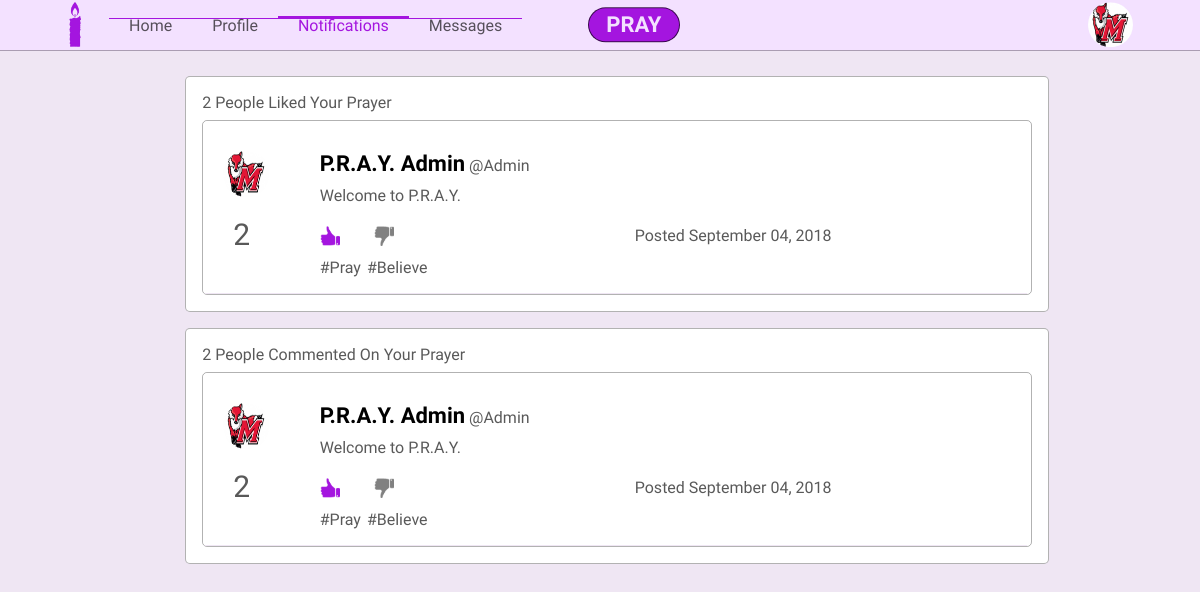
Screenshot of /notifications.php (signed in) with the database file from the repository.
### tables this page shows
CREATE TABLE Users(
    userid INT(10) PRIMARY KEY AUTO_INCREMENT,
    fname VARCHAR(20),
    lname VARCHAR(20),
    username VARCHAR(12),
    user_password VARCHAR(15),
    bio TEXT,
    zipCode INT(10),
    Primary_religion INT(10),
    theme VARCHAR(20) DEFAULT 'LIGHT',
    email VARCHAR(30),
    phone_number VARCHAR(15),
    pPicture VARCHAR(20),
    bPicture VARCHAR(20),
    securityquest VARCHAR(100),
    securityAnswer VARCHAR(20),
    dateLastMaint DATETIME DEFAULT CURRENT_TIMESTAMP,
    dateAdded DATETIME DEFAULT CURRENT_TIMESTAMP,
    CONSTRAINT FK_Users_Religions FOREIGN KEY (Primary_religion) REFERENCES Religions (relid)
);

CREATE TABLE Prayers(
    prayid INT(10) PRIMARY KEY AUTO_INCREMENT,
    userid INT(10),
    content VARCHAR(140),
    descript TEXT,
    pray_status INT(1),
    exclusive INT(1),
    post_date DATETIME,
    img VARCHAR(15),
    dateLastMaint DATETIME DEFAULT CURRENT_TIMESTAMP,
    dateAdded DATETIME DEFAULT CURRENT_TIMESTAMP,
    CONSTRAINT FK_Users_Prayer FOREIGN KEY (userid) REFERENCES Users (userid)
);

CREATE TABLE Tags(
    tagid INT(10) PRIMARY KEY AUTO_INCREMENT,
    tag_name VARCHAR(14),
    dateLastMaint DATETIME DEFAULT CURRENT_TIMESTAMP,
    dateAdded DATETIME DEFAULT CURRENT_TIMESTAMP
);

### config/functions.php (called while the page is built, shortened)
<?php
    function formatDate($date){
        $currentDate = new DateTime(null, new DateTimeZone('America/New_York'));
        $currentTime = $currentDate->format('Y-m-d H:i:s');
        switch (substr($date,5,2)) {
            case "09":
                $month = "September";
                break;
        }
        $formattedDate = $month." ".substr($date,8,2).", ".substr($date,0,4);
        return $formattedDate;
    }
    function getRoot(){
        $root = ROOT_DIR;
        $root = str_replace("\\", "/", $root);
        $root = str_replace('/config', '',$root);
        $pageroot = getcwd() ."/";
        $pageroot = str_replace("\\", "/", $pageroot);
        $root = str_replace($root."/", '' , $pageroot);
        $root = preg_replace("#(/.*?).*?(/)#", '/../', "/".$root);
        $root = substr($root, 1);
        return $root;
    }
    function prayerScore($prayid, $db){
        $score = 0;
        $queryLikes = "SELECT count(likes.isLike) as likes FROM likes WHERE isLike = 1 AND prayid = '$prayid'";
        $resultLikes = $db->fetchQuery($queryLikes);
        $queryDislikes = "SELECT count(likes.isLike) as dislikes FROM likes WHERE isLike = 0 AND prayid = '$prayid'";
        $resultDislikes = $db->fetchQuery($queryDislikes);
        if($resultLikes && $resultDislikes){
            $score = $resultLikes[0]['likes'] - $resultDislikes[0]['dislikes'];
            return $score;
        } else{
            return $score;
        }
    }
?>

### Database/mydb.php (called while the page is built, shortened)
<?php
Class mydb {
    protected $conn;
    Public function __construct($con){
        $this->conn = $con;
    }
    function FetchQuery($query){
        $arrayresult = [];
        if($queryresult = mysqli_query($this->conn, $query)){
            while ($row = mysqli_fetch_assoc($queryresult)){
                $arrayresult[] = $row;
            }
            return $arrayresult;
        }else{
            echo"</br></br></br>";
            die(mysqli_error($this->conn) ."</br>".$query);
        }
    }
}
?>

### config/permissions.php (called while the page is built, shortened)
<?php
    $id =  isset($id) ? $id : $_SESSION['userId'];
    $usersettings = isLoggedIn($id, $db);
    function isLoggedIn($id, $db){
        $SETTINGS['username'] = '';
        $SETTINGS['firstname'] = '';
        $SETTINGS['lastname'] = '';
        $SETTINGS['password'] = '';
        if($_SESSION['userId'] != ''){
            checkPReligion($id, $db);
            return $SETTINGS;
        }
    }
    function checkPReligion($id, $db){
        $query = "SELECT u.primary_religion
                  FROM Users u
                  WHERE u.userid = $id";
        $result = $db->fetchQuery($query);
        $page = basename($_SERVER['REQUEST_URI']);
        if($page != 'newAccount-religion.php' && $page != 'core.php'){
            if($result[0]['primary_religion'] == null){
                header('Location:newAccount-religion.php');
            } else{
                return true;
            }
        }
        return true;
    }
?>

### config/ApplicationTop.php (called while the page is built, shortened)
<?php
    include 'dbconfig.php';
    include 'functions.php';
    include getRoot().'config/permissions.php';
    include getRoot().'Classes/createheader.php';
    include getRoot().'Classes/createFooter.php';
?>

### Classes/prayers.php (the view, shortened to what this page needs)
<?php
    class PrayerCreator{
        protected $db;
        protected $userid;
        protected $likepic;
        protected $dislikepic;
        protected $likeclass;
        protected $dislikeclass;
        Public function __construct($db, $userid, $comments = null){
            $this->db = $db;
            $this->userid = $userid;
        }
        function checkLike($prayid){
            $this->likepic = getRoot()."images/icons/thumbs-up-grey.png";
            $this->dislikepic = getRoot()."images/icons/thumbs-down-grey.png";
            $this->likeclass = "";
            $this->dislikeclass = "";
            $checkquery = "SELECT *
                           FROM LIKES
                           WHERE prayid = '$prayid'
                           AND userid = '$this->userid'";
            $check = $this->db->fetchQuery($checkquery);
            if($check){
                if($check[0]['isLike'] == 0){
                    $this->dislikepic = getRoot()."images/icons/thumbs-down-purple.png";
                    $this->dislikeclass = "up-down-active";
                }else{
                    $this->likepic = getRoot()."images/icons/thumbs-up-purple.png";
                    $this->likeclass = "up-down-active";
                }
            }
        }
        function getTags($prayid){
            $tagquery = "SELECT t.tag_name
                         FROM Prayer_tags pt, tags t
                         WHERE prayid = $prayid
                         AND t.tagid = pt.tagid";
            $tags = $this->db->fetchQuery($tagquery);
            return $tags;
        }
        function showPrayer($i){
            $likeurl = "`php/addLike.php`";
            $likedata = "{prayid : ".$i['prayid']."}";
            $dislikeurl = "`php/addDislike.php`";
            $dislikedata = "{prayid : ".$i['prayid']."}";
            $tags = $this->getTags($i['prayid']);
            echo "
            <div class='feed-container'>
                <div class='feed-box'>
                    <div class='feed-profile-img-box'>
                        <img class='feed-profile-img 'src='images/Users/".$i['userid']."/Profile/".$i['pPicture']."'>
                        <p class='prayer-score' id='score--".$i['prayid']."'>".prayerScore($i['prayid'], $this->db)."</p>
                    </div>
                    <div class='feed-content-box'>
                        <ul class='feed-content-header'>
                        <li class='feed-content-name'>
                            <a class='feed-profile-link' href='profile.php?id=".$i['userid']."'>
                                <p class='feed-profile-name'>".$i['fname']." ".$i['lname']."</p>
                                <p class='feed-profile-username'>@".$i['username']."</p>
                            </a>
                        </li>";
                        echo
                        "</ul>
                        <p class='feed-content'>".$i['content']."</p>
                        ";
                        echo"
                        <ul class='feed-interact-menu'>
                            <li class='feed-like ".$this->likeclass."' onclick='addLike(".$likeurl.", ".$likedata.", ".$i['prayid'].")' id='like--".$i['prayid']."' >
                            <img id='like-pic--".$i['prayid']."' src='".$this->likepic."' width='20px' height='20px'>
                            </li>
                            <li class='feed-downvote ".$this->dislikeclass."' onclick='addDislike(".$dislikeurl.", ".$dislikedata.", ".$i['prayid'].")' id='dislike--".$i['prayid']."'>
                            <img id='dislike-pic--".$i['prayid']."' src='".$this->dislikepic."' width='20px' height='20px'>
                            </li>
                            <li class='prayer-date'>
                            <p>Posted ". formatDate($i['dateLastMaint']) ."</p>
                            </li>
                        </ul>
                        <ul class='prayer-tags-menu'>";
                            foreach($tags as $t){
                                echo "<li class='prayer-tag'>#".$t['tag_name']."</li>";
                            }
                        echo"
                        </ul>
                    </div>
                </div>
                ";
        }
    }
?>

### Classes/createheader.php (shortened to what this page needs)
<?php
    class Header{
        protected $db;
        protected $menus;
        protected $loggedIn;
        protected $userid;
        protected $title;
        protected $css;
        protected $profpic;
        Public function __construct($db,$menus,$title,$css){
            $this->db = $db;
            $this->menus = $menus;
            $this->title = $title;
            $this->css = $css;
        }
        function showUserMenu($id, $bool = 1){
            $this->loggedIn = $bool;
            $this->userid = $id;
            $this->getUserInfo();
        }
        function displayHeader(){
            $this->createTitle();
            echo "
                  <section class='header'>
                  <div class='header-box'>
                  <ul class='logo-box'>
                      <li class='logo-li'>
                          <a href='index.php'><img class='logo' src='".getRoot()."images/icons/favicon.png'></a>
                      </li>
                  </ul>
                  <ul class='header-link-box'>";
            foreach($this->menus as $i){
                echo "<li class='header-link ".$i['active']."'>
                        <a href='".$i['link']."'>".$i['name']."</a>
                      </li>";
            }
            echo "</ul>";
            if($this->loggedIn == 1){
                echo "
                <ul class='header-profile-pic'>
                    <li id='sort-compose'>
                        <div id='startprayer' onclick='ShowCompose()'>PRAY</div>
                    </li>
                    <li id='header-profile-pic-link' onclick='ShowMenu()'>
                        <img class='index-profile-pic' src='".getRoot()."images/Users/".$this->userid."/Profile/".$this->profpic."'>
                    </li>
                </ul>";
            }
            echo "</div></section>";
        }
        function createTitle(){
           echo "<html>
           <script type='text/javascript' src='js/PrayImg.js'></script>
           <script type='text/javascript' src='js/updatemessages.js'></script>
                    <head>
                        <title>".$this->title."</title>
                        <link rel='shortcut icon' href='images/icons/favicon.png'>
                        <meta name='viewport' content='width=device-width, initial-scale=1.0'>
                        <link href='https://fonts.googleapis.com/css?family=Work Sans' rel='stylesheet'>
                    </head>
                    <body>";
            $this->addcss();
        }
        function addcss(){
            foreach($this->css as $i){
                echo "<link rel='stylesheet' type='text/css' href='".$i["src"]."'>";
                continue;
            }
        }
        function getUserInfo(){
            $query = "SELECT * FROM USERS WHERE userid = '$this->userid'";
            $result = $this->db->fetchQuery($query);
            $this->profpic = $result[0]['pPicture'];
        }
    }
?>

### notifications.php (shortened to what this page needs)
<?php
    require 'config/ApplicationTop.php';
    include 'Classes/notificationCreator.php';
    include 'Classes/prayers.php';
    $menus = [
        [
            'name'=>'Home',
            'link'=>'index.php',
            'active'=>''
        ],
        [
            'name'=>'Profile',
            'link'=>'profile.php',
            'active'=>''
        ],
        [
            'name'=>'Notifications',
            'link'=>'notifications.php',
            'active'=>'active'
        ],
        [
            'name'=>'Messages',
            'link'=>'messages.php',
            'active'=>''
        ]
    ];
    $title = "P.R.A.Y.";
    $header = new Header($db, $menus,$title,$css);
    $header->ShowUserMenu($id);
    $header->displayHeader();
    $prev = new PrayerCreator($db,$id);
    $likesquery = "SELECT l.prayid, COUNT(l.userid) AS likes, l.dateLastMaint
                   FROM Likes l, Prayers p
                   WHERE p.userid = '$id'
                   AND p.prayid = l.prayid
                   AND l.isLike = 1
                   GROUP BY l.prayid, l.dateLastMaint
                   ORDER BY l.dateLastMaint desc";
    $likes = $db->fetchQuery($likesquery);
    $commentsquery = "SELECT COUNT(c.userid) AS comments, c.prayid, c.dateLastMaint
                      FROM Prayers p, Comments c
                      WHERE p.userid = '$id'
                      AND c.prayid = p.prayid
                      GROUP BY c.prayid, c.dateLastMaint
                      ORDER BY c.dateLastMaint desc";
    $comments = $db->fetchQuery($commentsquery);
    $notify = new Notificationer($db, $id, $prev);
?>
    <section class='index-body' id='body'>
    <div class='notification-feed'>
        <?php foreach($likes as $i){
            $notify->showLikes($i);
        }?>
        <?php foreach($comments as $i){
            $notify->showComments($i);
        }?>
    </div>
    </section>

### rows the page displays
users: pPicture (picture)
prayers: userid.pPicture (picture), userid.fname "P.R.A.Y.", userid.lname "Admin", userid.username "Admin", content "Welcome to P.R.A.Y.", dateLastMaint "September 04, 2018"
tags: tag_name "Pray"
tags: tag_name "Believe"

### other values shown
$i['name'] "Home"
$i['name'] "Profile"
$i['name'] "Notifications"
$i['name'] "Messages"
$i['likes'] "2"
prayerScore($i['prayid'], $this->db) "2"
$i['comments'] "2"
